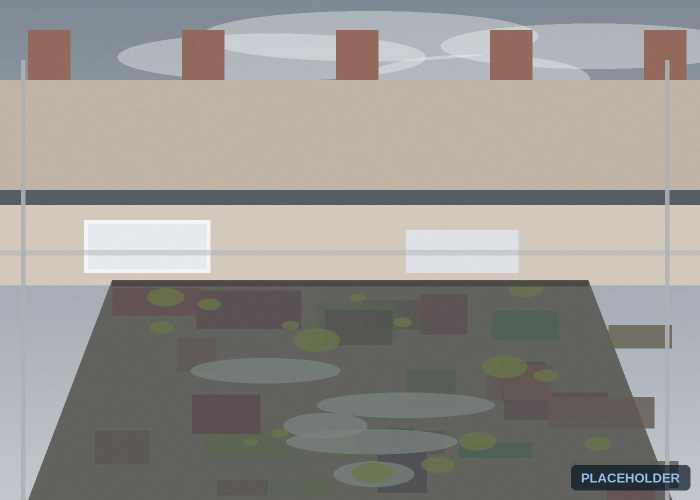
#> input picture assets/img/photos/ba-flat-before.jpg, 1400 x 1000 px (shown at 1/2 size)
$ python -i make_images.py   (imports and definitions only)
#> lines starting #> are read from the running program, lines starting #| are printed output that depends on the picture
#> further down, picture is the input picture: PIL image 1400x1000 RGB; mean R, G, B 150.2, 147.6, 142.4
#!/usr/bin/env python3
"""
Generates the raster assets: the Open Graph card, the Apple touch icon, and
PLACEHOLDER photography for the hero slideshow, before/after sliders and the
work gallery.

    pip install pillow && python3 tools/make_images.py

Replacing the placeholders with real photos is a straight file swap — keep the
filenames and the aspect ratios listed in PHOTOS below and nothing else has to
change. See README.md.
"""
import math
import os
import random
from PIL import Image, ImageDraw, ImageFont, ImageFilter

ROOT = os.path.dirname(os.path.dirname(os.path.abspath(__file__)))
IMG = os.path.join(ROOT, "assets", "img")
PHOTO = os.path.join(IMG, "photos")
FONT_B = "/usr/share/fonts/truetype/liberation/LiberationSans-Bold.ttf"
FONT_R = "/usr/share/fonts/truetype/liberation/LiberationSans-Regular.ttf"

NAVY = (10, 31, 51)
NAVY_2 = (18, 58, 94)
BLUE = (30, 139, 255)
BLUE_D = (11, 111, 214)
WHITE = (255, 255, 255)
MIST = (241, 245, 249)


def font(path, size):
    return ImageFont.truetype(path, size)


# [8 lines left out: function gradient, not called in this run]


def grain(img, amount=7):
    """A little luminance noise so the placeholders read as photography."""
#> called with amount = 7
    w, h = img.size
#> w = 1400; h = 1000
    rnd = random.Random(7)
    noise = Image.new("L", (w // 2, h // 2))
#> noise: PIL image 700x500 L; every value is 0
    noise.putdata([128 + rnd.randint(-amount * 4, amount * 4) for _ in range(
        (w // 2) * (h // 2))])
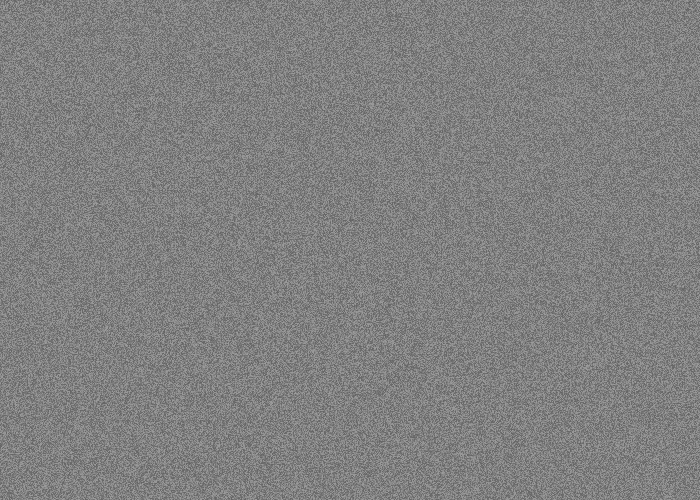
#> noise: PIL image 700x500 L; min 100, max 156, mean 128
    noise = noise.resize((w, h), Image.BILINEAR).filter(ImageFilter.GaussianBlur(0.6))
#> noise: PIL image 1400x1000 L
    return Image.blend(img, Image.merge("RGB", (noise, noise, noise)), 0.06)


# [252 lines left out: functions vignette, roof_scene, flat_scene, badge, logo_mark, og_image and 1 more, not called in this run]


# filename, width, height, is_after, caption badge
PHOTOS = [
    ("hero-1.jpg", 1800, 1100, True, "PLACEHOLDER"),
    ("hero-2.jpg", 1800, 1100, False, "PLACEHOLDER"),
    ("hero-3.jpg", 1800, 1100, True, "PLACEHOLDER"),
    ("ba-pitched-before.jpg", 1400, 1000, False, "PLACEHOLDER"),
    ("ba-pitched-after.jpg", 1400, 1000, True, "PLACEHOLDER"),
    ("ba-flat-before.jpg", 1400, 1000, False, "PLACEHOLDER", "flat"),
    ("ba-flat-after.jpg", 1400, 1000, True, "PLACEHOLDER", "flat"),
    ("work-1.jpg", 1200, 900, True, "PLACEHOLDER"),
    ("work-2.jpg", 1200, 900, False, "PLACEHOLDER"),
    ("work-3.jpg", 1200, 900, True, "PLACEHOLDER"),
    ("work-4.jpg", 1200, 900, True, "PLACEHOLDER"),
    ("work-5.jpg", 1200, 900, False, "PLACEHOLDER"),
    ("work-6.jpg", 1200, 900, True, "PLACEHOLDER"),
]


# [10 lines left out: function photos, not called in this run]


# [5 lines not run here, left out]

>>> from PIL import Image
>>> picture = Image.open('../assets/img/photos/ba-flat-before.jpg')
>>> result = grain(picture)

$ run again, on assets/img/photos/hero-2.jpg
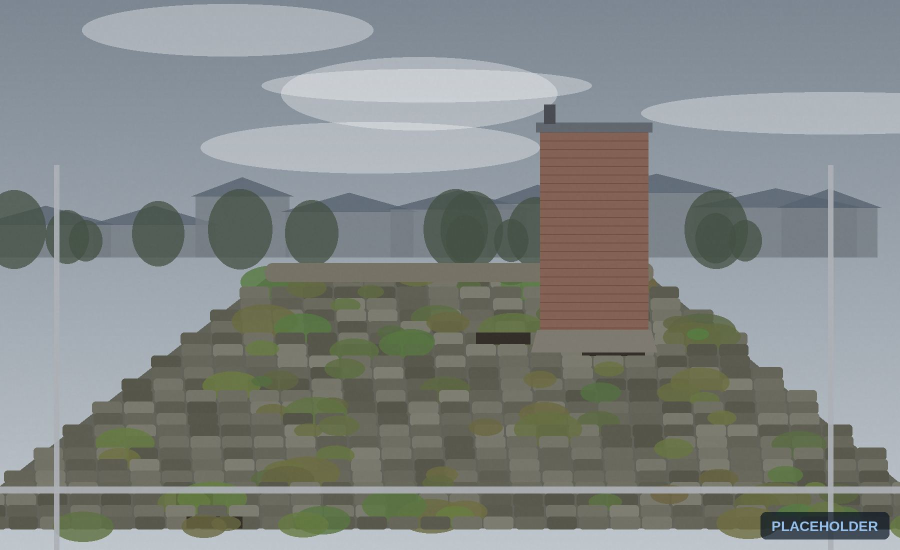
#> input picture assets/img/photos/hero-2.jpg, 1800 x 1100 px (shown at 1/2 size)
#> picture is the input picture: PIL image 1800x1100 RGB; mean R, G, B 130.2, 134.9, 132.6
#> in grain, `noise.putdata([128 + rnd.randint(-amount * 4, amount * 4) for _ in ran..`:
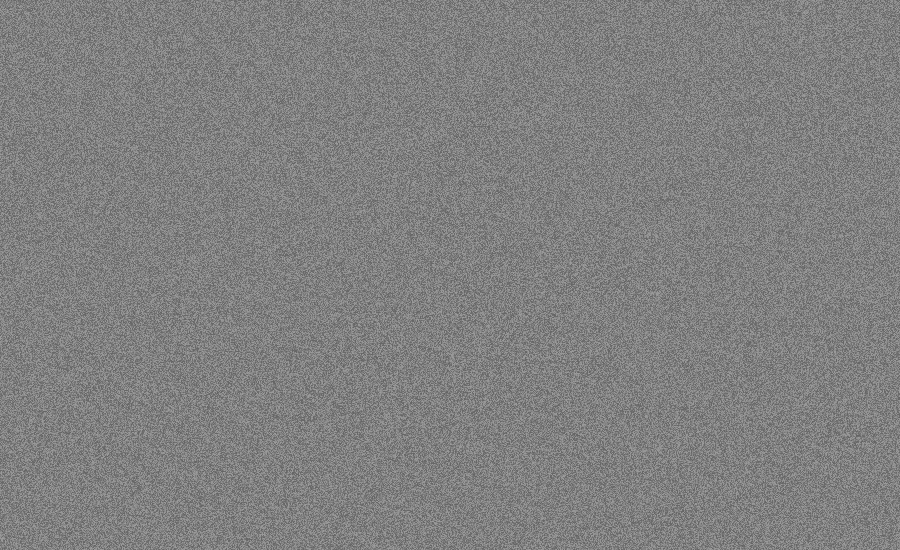
#> noise: PIL image 900x550 L; min 100, max 156, mean 128
